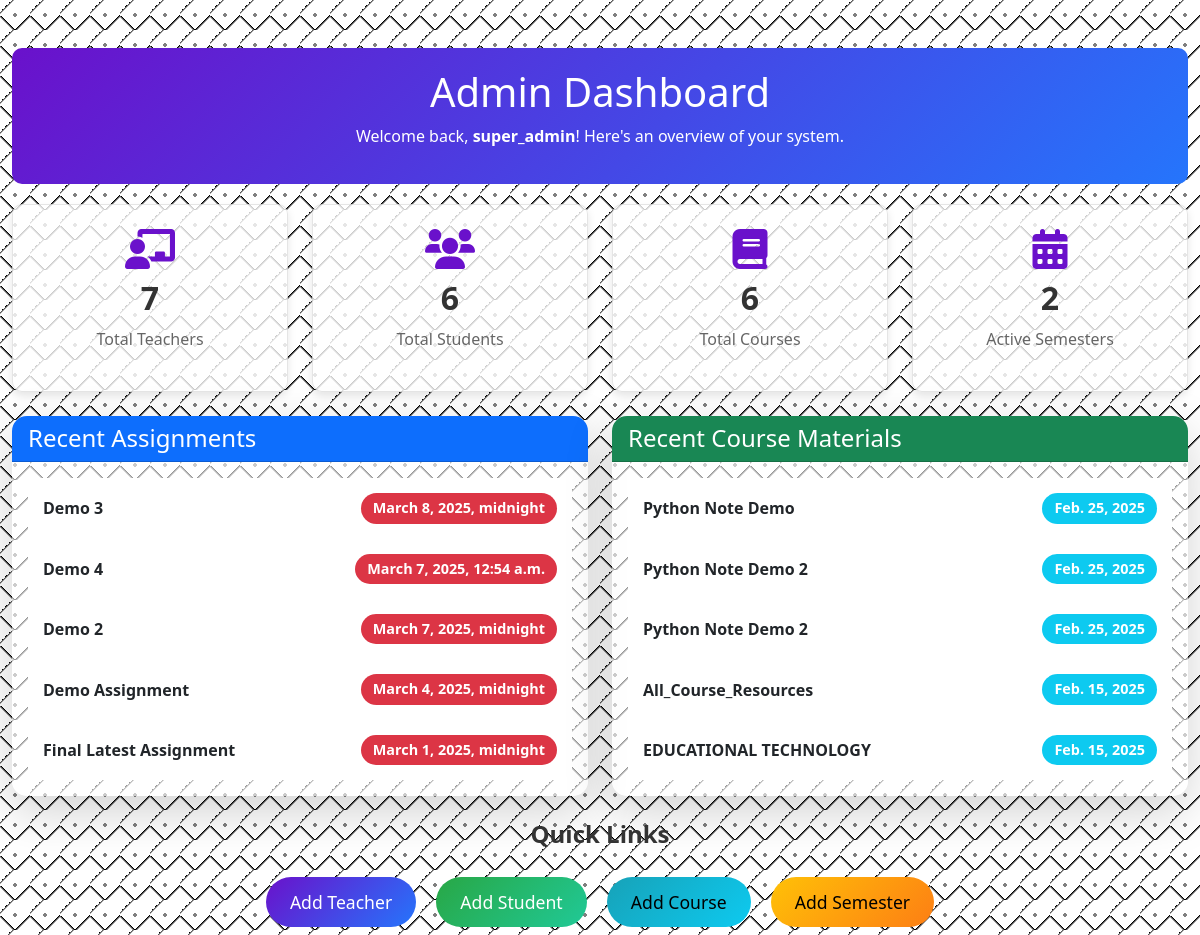
The page /api/admin-dashboard/ (signed in) on the database as committed earlier.
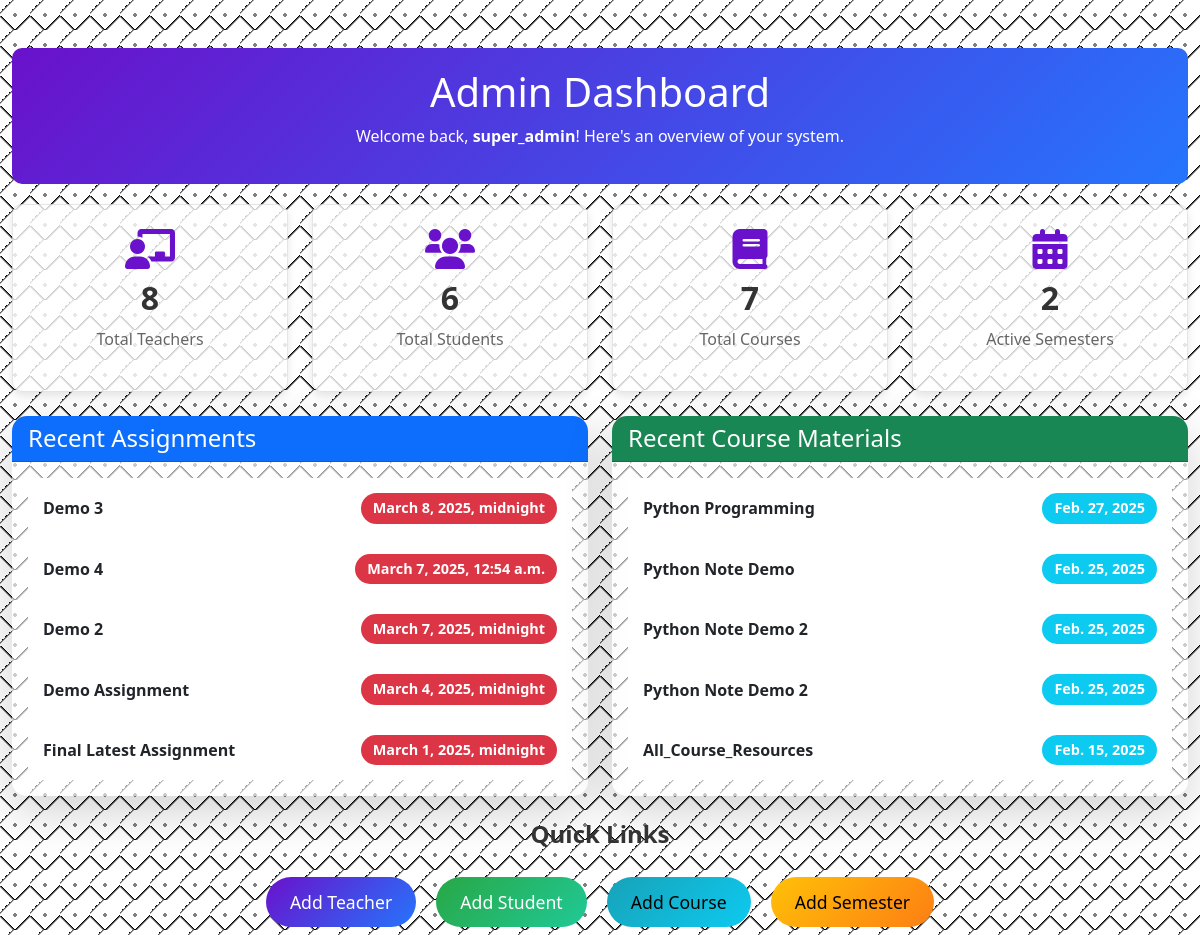
The same page on the database as committed later.
### main/models.py (models this page shows, shortened)
class Assignment(models.Model):
    title = models.CharField(max_length=255, verbose_name="Assignment Title")
    description = models.TextField(blank=True, null=True, verbose_name="Description")
    file = models.FileField(upload_to="assignments/", blank=True, null=True, verbose_name="Assignment File")
    deadline = models.DateTimeField(verbose_name="Submission Deadline")
    posted_date = models.DateTimeField(auto_now_add=True, verbose_name="Posted Date")
    course = models.ForeignKey(Course, on_delete=models.CASCADE, related_name="assignments", verbose_name="Course")
    teacher = models.ForeignKey(Teacher, on_delete=models.CASCADE, related_name="assignments", verbose_name="Teacher")
    class Meta:
        verbose_name = "Assignment"
        verbose_name_plural = "Assignments"
        ordering = ["-posted_date"]

class CourseMaterial(models.Model):
    title = models.CharField(max_length=255, verbose_name="Material Title")
    file = models.FileField(upload_to="course_materials/", blank=True, null=True, verbose_name="Material File")
    external_link = models.URLField(blank=True, null=True, verbose_name="External Link")
    description = models.TextField(blank=True, null=True, verbose_name="Description")
    upload_date = models.DateField(auto_now_add=True, verbose_name="Upload Date")
    updated_at = models.DateField(auto_now=True, verbose_name="Last Updated")
    is_active = models.BooleanField(default=True, verbose_name="Is Active")
    material_type = models.ForeignKey(MaterialType, on_delete=models.CASCADE, related_name="materials", verbose_name="Material Type")
    course = models.ForeignKey(Course, on_delete=models.CASCADE, related_name="materials", verbose_name="Course")
    teacher = models.ForeignKey(Teacher, on_delete=models.CASCADE, related_name="materials", verbose_name="Teacher")
    class Meta:
        verbose_name = "Course Material"
        verbose_name_plural = "Course Materials"

### main/views.py (the view)
# urls.py: path('admin-dashboard/', views.AdminDashboard, name='admin-dashboard'),
@login_required(login_url='/api/login/')
def AdminDashboard(request):
    total_teachers = Teacher.objects.count()
    total_students = Student.objects.count()
    total_courses = Course.objects.count()
    active_semesters = Semester.objects.filter(is_active=True).count()
    recent_assignments = Assignment.objects.order_by('-deadline')[:5]  # Fetch recent 5 assignments
    recent_materials = CourseMaterial.objects.order_by('-upload_date')[:5]  # Fetch recent 5 materials
    context = {
        'admin_name': request.user.username,  # Assuming the admin's name is the username
        'total_teachers': total_teachers,
        'total_students': total_students,
        'total_courses': total_courses,
        'active_semesters': active_semesters,
        'recent_assignments': recent_assignments,
        'recent_materials': recent_materials,
    }
    return render(request, 'frontends/admin-dashboard-original.html', context)

### templates/frontends/admin-dashboard-original.html (shortened to what the changed rows need)
<!DOCTYPE html>
<html lang="en">
<head>
    <meta name="viewport" content="width=device-width, initial-scale=1.0" /> {% load static %}
    <link href="https://cdn.jsdelivr.net/npm/bootstrap@5.3.0-alpha1/dist/css/bootstrap.min.css" rel="stylesheet" />
    <link rel="stylesheet" href="https://cdnjs.cloudflare.com/ajax/libs/animate.css/4.1.1/animate.min.css" />
    <link rel="stylesheet" href="https://cdnjs.cloudflare.com/ajax/libs/font-awesome/6.0.0-beta3/css/all.min.css" />
</head>
<body>
    <div class="container-fluid mt-5">
        <div class="dashboard-header text-center animate__animated animate__fadeInDown">
            <h1>Admin Dashboard</h1>
        </div>
        <div class="row mb-4 quick-stats">
            <div class="col-md-3">
                <div class="card text-center p-4 animate__animated animate__fadeInLeft">
                    <i class="fas fa-chalkboard-teacher card-icon"></i>
                    <h3>{{ total_teachers }}</h3>
                    <p>Total Teachers</p>
                </div>
            </div>
            <div class="col-md-3">
                <div class="card text-center p-4 animate__animated animate__fadeInDown">
                    <i class="fas fa-book card-icon"></i>
                    <h3>{{ total_courses }}</h3>
                    <p>Total Courses</p>
                </div>
            </div>
        </div>
        <div class="row">
            <div class="col-md-6">
                <div class="recent-activity card border-0 shadow-lg animate__animated animate__fadeInLeft">
                    <div class="card-body">
                        <ul class="list-group list-group-flush">
                            {% for assignment in recent_assignments %}
                            <li class="list-group-item d-flex justify-content-between align-items-center">
                                <div>
                                    <strong>{{ assignment.title }}</strong>
                                </div>
                                <span class="badge bg-danger rounded-pill">{{ assignment.deadline }}</span
                  >
                </li>
                {% endfor %}
              </ul>
            </div>
          </div>
        </div>
        <div class="col-md-6">
          <div
            class="recent-activity card border-0 shadow-lg animate__animated animate__fadeInRight"
          >
            <div class="card-body">
              <ul class="list-group list-group-flush">
                {% for material in recent_materials %}
                <li
                  class="list-group-item d-flex justify-content-between align-items-center"
                >
                  <div>
                    <strong>{{ material.title }}</strong>
                  </div>
                  <span class="badge bg-info rounded-pill"
                    >{{ material.upload_date }}</span
                  >
                </li>
                {% endfor %}
              </ul>
            </div>
          </div>
        </div>
      </div>
    </div>
  </body>
</html>

Rows that differ between the two databases and show on the page:
no longer on this page (row unchanged): CourseMaterial: title "EDUCATIONAL TECHNOLOGY", upload_date "Feb. 15, 2025"
added CourseMaterial: title "Python Programming", upload_date "Feb. 27, 2025"
Other text that changed with them:
{{ total_teachers }}: "7" → "8"
{{ total_courses }}: "6" → "7"
